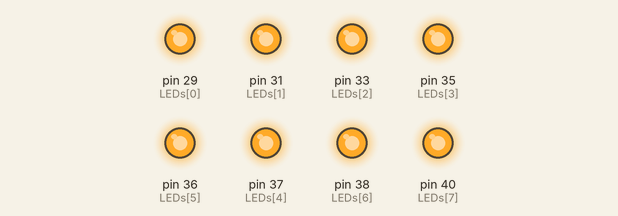
Bench run of a program on a simulated Raspberry Pi (header pin numbers). Parts: output pins drawn as LEDs (lit = HIGH).

Above: at 0.8 s.
At 6.9 s:
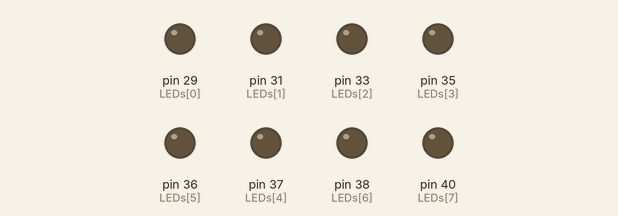
Timing chart, 0 to 8.3 s (numbered marks = the images above):
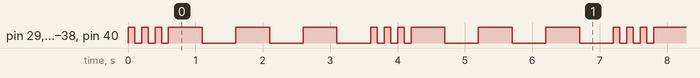

The program:

blink_led_list2_9.py
```python
"""  Use For Loops and Lists to blink LEDs"""

import RPi.GPIO as GPIO

import time

LEDs = [29,31,33,35,37,36,38,40]

# set board mode

GPIO.setmode(GPIO.BOARD)

for LED in LEDs:
    GPIO.setup(LED,GPIO.OUT)


def setLEDs(setValue):
    for LED in LEDs:
        GPIO.output(LED,setValue)


while True:
    for flashCount in range(3):
        setLEDs(GPIO.HIGH)
        time.sleep(0.1)
        setLEDs(GPIO.LOW)
        time.sleep(0.1)


    for flashCount in range(3):
        setLEDs(GPIO.HIGH)
        time.sleep(0.5)
        setLEDs(GPIO.LOW)
        time.sleep(0.5)
```

Measured:
- by itself, pin 29 (LEDs[0]), pin 31 (LEDs[1]), pin 33 (LEDs[2]), pin 35 (LEDs[3]), pin 36 (LEDs[5]), pin 37 (LEDs[4]), pin 38 (LEDs[6]), pin 40 (LEDs[7]): repeats every 3.6 s: 2 × (LOW 0.10 s, HIGH 0.10 s), LOW 0.10 s, 3 × (HIGH 0.50 s, LOW 0.50 s), HIGH 0.10 s
- by itself, everything shown: repeats every 3.6 s, in 12 steps
